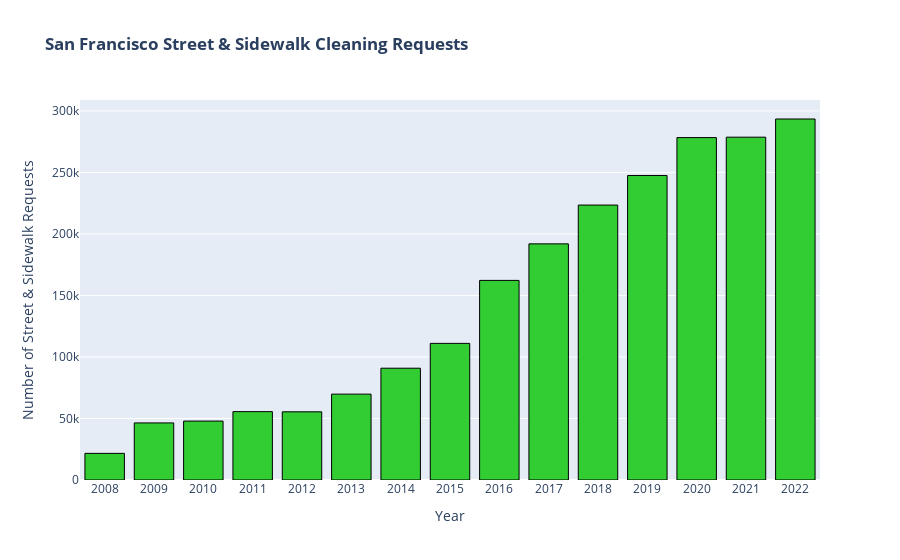

The notebook cell saved with this chart:
### Code cell
import plotly.graph_objs as go
import pandas as pd

yearly_counts = df.groupby('Year').size()
yearly_counts = yearly_counts.drop(2023)

hover_text = [f"<b>{val/1000:.1f}k</b> <extra></extra>" if val >= 1000 else str(val) for val in yearly_counts.values]

fig = go.Figure(go.Bar(
    x=yearly_counts.index,
    y=yearly_counts.values,
    hovertemplate=hover_text,
    marker_color='limegreen',
    marker_line_color='black',
    marker_line_width=1,
    hoverlabel=dict(bgcolor="gold")
))

# Set x-axis ticks to show all years
fig.update_layout(xaxis=dict(dtick=1))

fig.update_layout(
    xaxis_title="Year",
    yaxis_title="Number of Street & Sidewalk Requests",
    title="<b>San Francisco Street & Sidewalk Cleaning Requests</b>"
)

fig.write_html('plot.html')
fig.show()

### Figure 1 — Plotly figure (JSON) as saved in the notebook; plotly's stock layout.template omitted (floating-point values rounded to 4 significant figures)
{"data": [{"hoverlabel": {"bgcolor": "gold"}, "hovertemplate": ["<b>21.7k</b> <extra></extra>", "<b>46.4k</b> <extra></extra>", "<b>47.9k</b> <extra></extra>", "<b>55.6k</b> <extra></extra>", "<b>55.4k</b> <extra></extra>", "<b>69.8k</b> <extra></extra>", "<b>90.9k</b> <extra></extra>", "<b>111.0k</b> <extra></extra>", "<b>162.2k</b> <extra></extra>", "<b>191.9k</b> <extra></extra>", "<b>223.5k</b> <extra></extra>", "<b>247.5k</b> <extra></extra>", "<b>278.3k</b> <extra></extra>", "<b>278.6k</b> <extra></extra>", "<b>293.4k</b> <extra></extra>"], "marker": {"color": "limegreen", "line": {"color": "black", "width": 1}}, "type": "bar", "x": [2008, 2009, 2010, 2011, 2012, 2013, 2014, 2015, 2016, 2017, 2018, 2019, 2020, 2021, 2022], "y": [21656, 46403, 47889, 55570, 55418, 69788, 90866, 111042, 162240, 191941, 223468, 247515, 278315, 278646, 293425]}], "layout": {"title": {"text": "<b>San Francisco Street & Sidewalk Cleaning Requests</b>"}, "xaxis": {"dtick": 1, "title": {"text": "Year"}}, "yaxis": {"title": {"text": "Number of Street & Sidewalk Requests"}}}}
